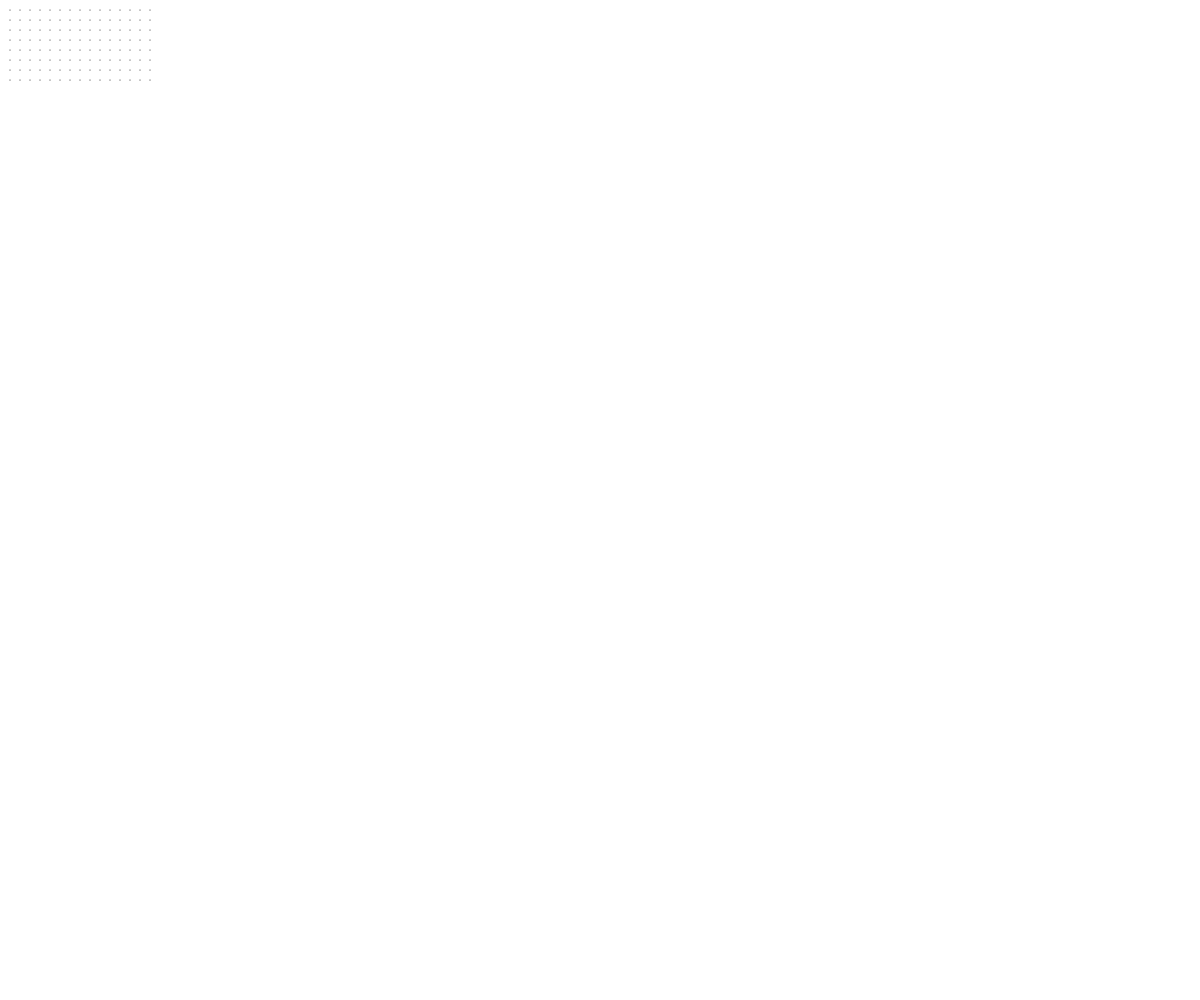
Frame 1 (no input)
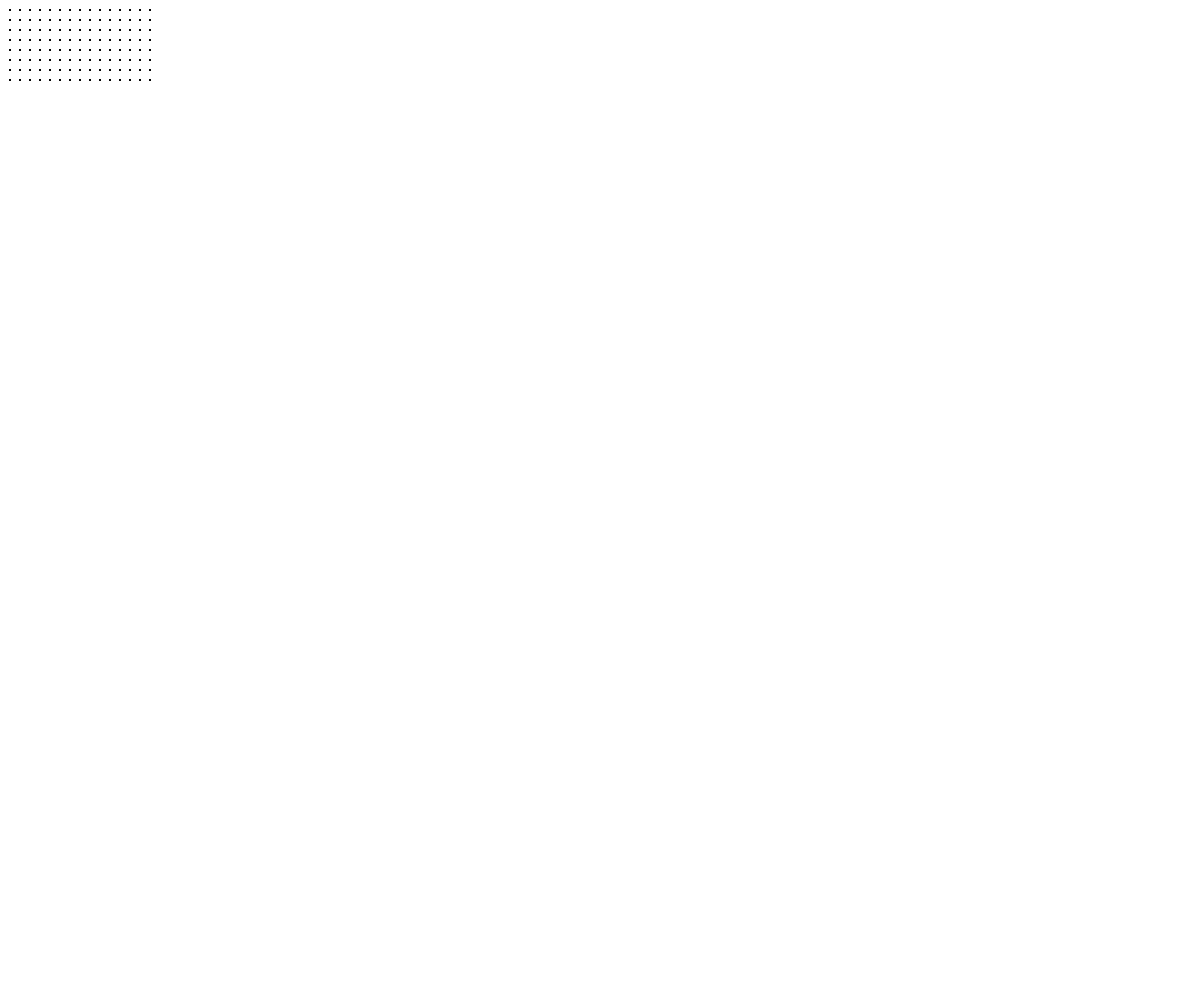
Frame 60 (no input)
Frame 120 (the mouse pressed at the canvas centre since frame 60): identical to frame 60, image omitted

The p5.js sketch that drew these frames (run headless with seeded random() and noise() and a simulated clock; from frame 60 on, the mouse is pressed at the canvas centre):

// p5.js sketch
// ── sketch.js
// Project Title
// Your Name
// Date
//
// Extra for Experts:
// - describe what you did to take this project "above and beyond"



function setup() {
  createCanvas(windowWidth, windowHeight);
  //background(0);
}

function draw() {
  for (i = 10; i < 160; i += 10){
    for (j = 10; j < 90; j += 10)
    point(i,j)
  }
}
